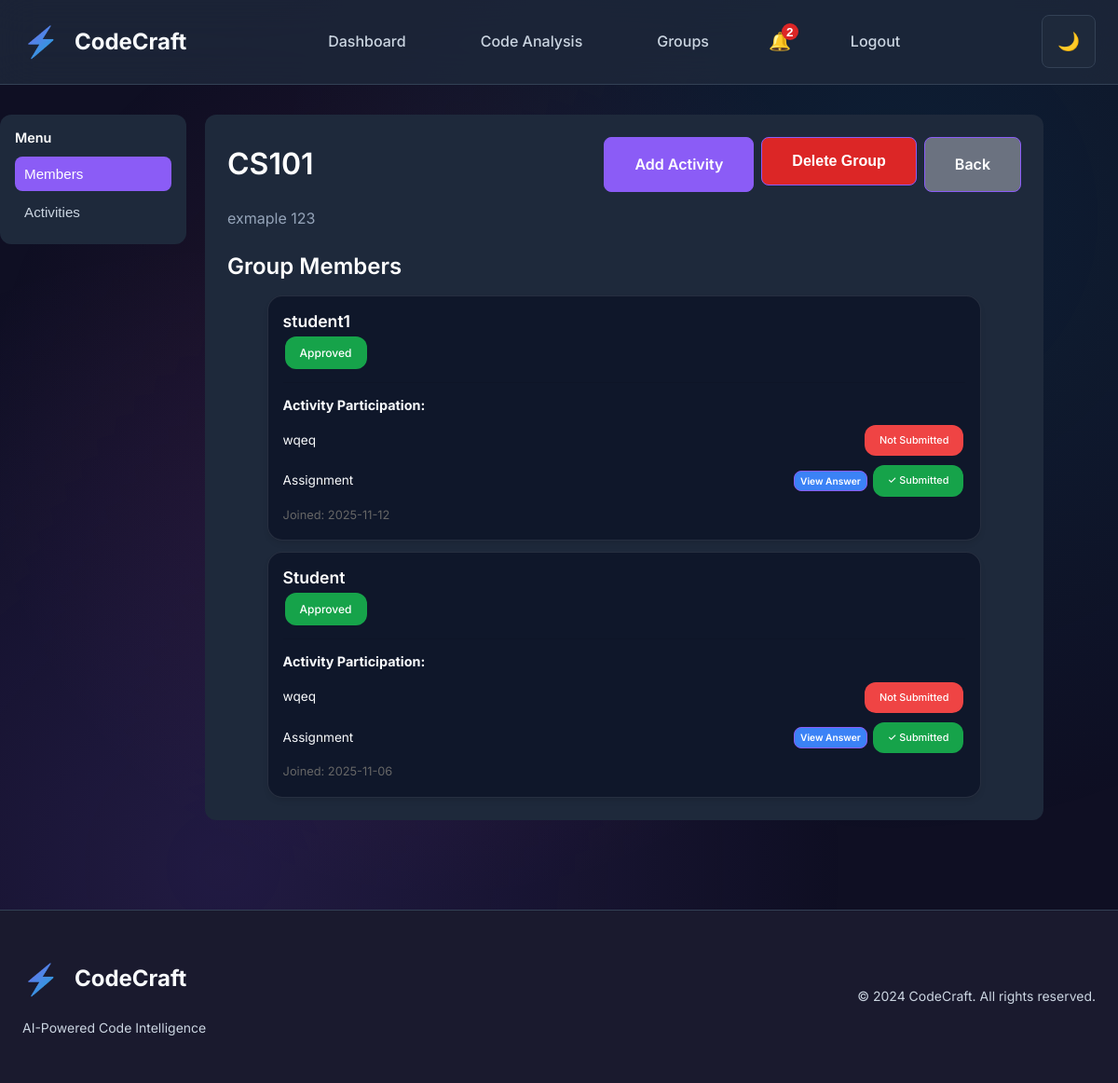
The app's page /teacher/group/5 (signed in) with its own data.
### tables this page shows
CREATE TABLE groups (
                id INTEGER PRIMARY KEY AUTOINCREMENT,
                name TEXT NOT NULL,
                description TEXT,
                teacher_id INTEGER NOT NULL,
                created_at TEXT NOT NULL,
                is_active INTEGER NOT NULL DEFAULT 1,
                FOREIGN KEY(teacher_id) REFERENCES users(id)
            );

CREATE TABLE group_members (
                id INTEGER PRIMARY KEY AUTOINCREMENT,
                group_id INTEGER NOT NULL,
                user_id INTEGER NOT NULL,
                joined_at TEXT NOT NULL,
                status TEXT NOT NULL DEFAULT 'pending',
                FOREIGN KEY(group_id) REFERENCES groups(id),
                FOREIGN KEY(user_id) REFERENCES users(id),
                UNIQUE(group_id, user_id)
            );

CREATE TABLE users (
                id INTEGER PRIMARY KEY AUTOINCREMENT,
                username TEXT UNIQUE NOT NULL,
                password_hash TEXT NOT NULL,
                created_at TEXT NOT NULL,
                is_admin INTEGER NOT NULL DEFAULT 0,
                is_approved INTEGER NOT NULL DEFAULT 0,
                reset_requested INTEGER NOT NULL DEFAULT 0,
                role TEXT NOT NULL DEFAULT 'student'
            , verification_token TEXT, google_id TEXT, avatar TEXT, verification_code_expires TEXT);

CREATE TABLE activities (
                id INTEGER PRIMARY KEY AUTOINCREMENT,
                group_id INTEGER NOT NULL,
                teacher_id INTEGER NOT NULL,
                title TEXT NOT NULL,
                description TEXT,
                content TEXT NOT NULL,
                activity_type TEXT NOT NULL DEFAULT 'text',
                created_at TEXT NOT NULL,
                due_date TEXT,
                is_active INTEGER NOT NULL DEFAULT 1,
                FOREIGN KEY(group_id) REFERENCES groups(id),
                FOREIGN KEY(teacher_id) REFERENCES users(id)
            );

CREATE TABLE activity_submissions (
                id INTEGER PRIMARY KEY AUTOINCREMENT,
                activity_id INTEGER NOT NULL,
                student_id INTEGER NOT NULL,
                content TEXT,
                file_id INTEGER,
                submitted_at TEXT NOT NULL,
                grade REAL,
                feedback TEXT,
                status TEXT NOT NULL DEFAULT 'submitted', ai_label TEXT, ai_score REAL, ai_explanation TEXT,
                FOREIGN KEY(activity_id) REFERENCES activities(id),
                FOREIGN KEY(student_id) REFERENCES users(id),
                FOREIGN KEY(file_id) REFERENCES uploaded_files(id),
                UNIQUE(activity_id, student_id)
            );

### app.py (the view)
@app.route('/teacher/group/<int:group_id>')
def view_group(group_id):
    if not g.user:
        flash('Please log in to continue.', 'warning')
        return redirect(url_for('login'))
    group = get_group_by_id(app.config['DATABASE'], group_id)
    if not group:
        flash('Group not found.', 'error')
        return redirect(url_for('dashboard'))
    user_role = g.user.get('role', 'student')
    is_admin = g.user.get('is_admin') or user_role == 'admin'
    is_teacher = user_role == 'teacher'
    is_group_teacher = group['teacher_id'] == g.user['id']
    if not (is_admin or (is_teacher and is_group_teacher)):
        flash('Access denied.', 'error')
        return redirect(url_for('dashboard'))
    members = get_group_members(app.config['DATABASE'], group_id)
    activities = get_group_activities(app.config['DATABASE'], group_id)
    member_participation = {}
    for member in members:
        if member['status'] == 'approved':
            member_participation[member['user_id']] = get_student_activity_participation(
                app.config['DATABASE'], group_id, member['user_id']
            )
    return render_template('view_group.html', group=group, members=members, activities=activities, member_participation=member_participation)

### app.py (called while the page is built)
@app.before_request
def load_logged_in_user():
    g.user = None
    if 'user_id' in session:
        g.user = get_user_by_username(app.config['DATABASE'], session['user_id'])

### models.py (called while the page is built)
def _connect(db_path: str) -> sqlite3.Connection:
    conn = sqlite3.connect(db_path)
    conn.row_factory = sqlite3.Row
    return conn

def get_user_by_username(db_path: str, username: str) -> Optional[Dict[str, Any]]:
    conn = _connect(db_path)
    try:
        cur = conn.execute("SELECT * FROM users WHERE username = ?", (username,))
        row = cur.fetchone()
        return dict(row) if row else None
    finally:
        conn.close()

def get_group_by_id(db_path: str, group_id: int) -> Optional[Dict[str, Any]]:
    conn = _connect(db_path)
    try:
        cur = conn.execute("SELECT * FROM groups WHERE id = ?", (group_id,))
        row = cur.fetchone()
        return dict(row) if row else None
    finally:
        conn.close()

def get_group_members(db_path: str, group_id: int) -> List[Dict[str, Any]]:
    conn = _connect(db_path)
    try:
        cur = conn.execute(
            """
            SELECT gm.*, u.username, u.role, u.is_approved
            FROM group_members gm
            JOIN users u ON gm.user_id = u.id
            WHERE gm.group_id = ?
            ORDER BY gm.joined_at DESC
            """,
            (group_id,)
        )
        rows = cur.fetchall()
        return [dict(row) for row in rows]
    finally:
        conn.close()

def get_group_activities(db_path: str, group_id: int) -> List[Dict[str, Any]]:
    conn = _connect(db_path)
    try:
        cur = conn.execute(
            "SELECT * FROM activities WHERE group_id = ? ORDER BY created_at DESC",
            (group_id,)
        )
        rows = cur.fetchall()
        return [dict(row) for row in rows]
    finally:
        conn.close()

### templates/view_group.html (shortened to what this page needs)
{% extends 'base.html' %}
{% block content %}
<div style="display: flex; gap: 20px; max-width: 1400px; margin: 0 auto;">
	<div style="width: 200px; flex-shrink: 0;">
		<div class="sidebar-dark" style="background: #1e293b; border-radius: 12px; padding: 16px; position: sticky; top: 100px;">
			<h3 style="margin: 0 0 12px 0; color: #fff; font-size: 0.9em; font-weight: 600;">Menu</h3>
			<div style="display: flex; flex-direction: column; gap: 4px;">
				<button class="tab-button active" data-tab="members" style="width: 100%; padding: 10px; text-align: left; border: none; background: #8b5cf6; color: white; border-radius: 8px; cursor: pointer; font-weight: 500; font-size: 0.95em;">
					Members
				</button>
				<button class="tab-button" data-tab="activities" style="width: 100%; padding: 10px; text-align: left; border: none; background: transparent; color: #cbd5e1; cursor: pointer; font-weight: 400; font-size: 0.95em;">
					Activities
				</button>
			</div>
		</div>
	</div>
	<div class="main-content-dark" style="flex: 1; background: #1e293b; border-radius: 12px; padding: 24px; max-width: 900px;">
		<div style="display:flex; justify-content: space-between; align-items: center; margin-bottom: 16px;">
			<h2 style="margin:0; color: white;">{{ group.name }}</h2>
			<div style="display:flex; gap: 8px;">
				{% if g.user.role == 'teacher' or g.user.get('role') == 'teacher' %}
					{% if group.teacher_id == g.user.id %}
					<a href="{{ url_for('create_activity_route', group_id=group.id) }}" class="button">Add Activity</a>
					<form method="POST" action="{{ url_for('delete_group_route', group_id=group.id) }}" style="display: inline;" onsubmit="return confirm('Are you sure you want to delete this group? This will permanently delete all activities, submissions, and members. This action cannot be undone.');">
						<button type="submit" class="button" style="background: #dc2626; color: white;">Delete Group</button>
					</form>
					{% endif %}
					<a href="{{ url_for('teacher_dashboard') }}" class="button" style="background: #6b7280;">Back</a>
				{% endif %}
			</div>
		</div>
		{% if group.description %}
		<p class="muted" style="margin-top: 0; color: #94a3b8;">{{ group.description }}</p>
		{% endif %}
		<div style="flex: 1;">
			<div id="members-tab" class="tab-content active">
				<h3 style="margin-bottom: 16px; color: white;">Group Members</h3>
				{% if members %}
				<div style="display: grid; gap: 12px;">
					{% for member in members %}
					<div class="card-dark card" style="padding: 16px; border: 1px solid rgba(255,255,255,0.1); background: #0f172a;">
						<div style="display: flex; justify-content: space-between; align-items: start; margin-bottom: 12px;">
							<div>
								<h4 style="margin: 0; font-size: 1.1em; color: white;">{{ member.username }}</h4>
								<div style="margin-top: 4px;">
									{% if member.status == 'approved' %}
									<span class="badge" style="background:#16a34a; color:white;">Approved</span>
									{% else %}
									<span class="badge" style="background:#f59e0b; color:white;">Pending</span>
									{% endif %}
								</div>
							</div>
						</div>
						{% if member.status == 'approved' and member.user_id in member_participation %}
							{% set participation = member_participation[member.user_id] %}
							{% if participation %}
							<div style="margin-top: 12px; padding-top: 12px; border-top: 1px solid rgba(0,0,0,0.08);">
								<strong style="font-size: 0.9em; display: block; margin-bottom: 8px;">Activity Participation:</strong>
								<div style="display: grid; gap: 6px;">
									{% for activity in participation %}
									<div style="display: flex; justify-content: space-between; align-items: center; font-size: 0.85em;">
										<span>{{ activity.title }}</span>
										<div style="display: flex; gap: 4px; align-items: center;">
											{% if activity.has_submitted %}
												<a href="{{ url_for('view_student_submission', student_id=member.user_id, activity_id=activity.id) }}" class="button" style="font-size: 0.75em; padding: 2px 6px; background: #3b82f6;">View Answer</a>
												<span class="badge" style="background: #16a34a; color: white; font-size: 0.8em;">✓ Submitted</span>
											{% else %}
												<span class="badge" style="background: #ef4444; color: white; font-size: 0.8em;">Not Submitted</span>
											{% endif %}
										</div>
									</div>
									{% endfor %}
								</div>
							</div>
							{% endif %}
						{% endif %}
						<div style="margin-top: 8px; font-size: 0.8em; color: #666;">
							Joined: {{ member.joined_at[:10] }}
						</div>
					</div>
					{% endfor %}
				</div>
				{% else %}
				<div style="text-align: center; padding: 20px; color: #666;">
					<p>No members yet. Students can join using the group ID: <strong>{{ group.id }}</strong></p>
				</div>
				{% endif %}
			</div>
		</div>
	</div>
</div>
{% endblock %}

### static/style.css (style rules this page uses)
* { margin: 0; padding: 0; box-sizing: border-box; }
:root { --primary-purple: #8b5cf6; --primary-dark: #7c3aed; --primary-light: #a78bfa; --accent-purple: #c084fc; --accent-blue: #06b6d4; --accent-pink: #ec4899; --bg-primary: #0f0f23; --bg-secondary: #1a1a2e; --bg-tertiary: #16213e; --bg-surface: #1e293b; --bg-surface-hover: #334155; --text-primary: #f8fafc; --text-secondary: #cbd5e1; --text-muted: #94a3b8; --text-on-accent: #ffffff; --border-color: #334155; --border-light: #475569; --success: #10b981; --warning: #f59e0b; --error: #ef4444; --info: #3b82f6; --shadow-sm: 0 1px 2px 0 rgba(0, 0, 0, 0.05); --shadow-md: 0 4px 6px -1px rgba(0, 0, 0, 0.1); --shadow-lg: 0 10px 15px -3px rgba(0, 0, 0, 0.1); --shadow-xl: 0 20px 25px -5px rgba(0, 0, 0, 0.1); --shadow-purple: 0 0 20px rgba(139, 92, 246, 0.3); --spacing-xs: 0.5rem; --spacing-sm: 1rem; --spacing-md: 1.5rem; --spacing-lg: 2rem; --spacing-xl: 3rem; --spacing-2xl: 4rem; --radius-sm: 0.375rem; --radius-md: 0.5rem; --radius-lg: 0.75rem; --radius-xl: 1rem; --radius-2xl: 1.5rem; }
body { font-family: 'Inter', -apple-system, BlinkMacSystemFont, 'Segoe UI', Roboto, sans-serif; background: var(--bg-primary); color: var(--text-primary); line-height: 1.6; overflow-x: hidden; }
h1, h2, h3, h4, h5, h6 { font-weight: 600; line-height: 1.2; margin-bottom: var(--spacing-md); }
h2 { font-size: 2rem; max-width: 90%; margin: 0 auto; text-align: center; }
h3 { font-size: 1.5rem; }
h4 { font-size: 1.25rem; }
p { margin-bottom: var(--spacing-md); color: var(--text-secondary); }
.button { display: inline-flex; align-items: center; justify-content: center; padding: var(--spacing-sm) var(--spacing-lg); border: none; border-radius: var(--radius-md); font-weight: 600; text-decoration: none; cursor: pointer; transition: all 0.2s ease; font-size: 1rem; gap: var(--spacing-sm); background: var(--primary-purple); color: white; border: 1px solid var(--primary-purple); }
.card { background: var(--bg-surface); border: 1px solid var(--border-color); border-radius: var(--radius-xl); padding: var(--spacing-xl); box-shadow: var(--shadow-md); width: 850px; max-width: 90%; margin: 0 auto; }
.badge { display: inline-block; padding: 4px 8px; border-radius: var(--radius-sm); font-size: 0.75rem; font-weight: 500; white-space: nowrap; flex-shrink: 0; margin: 2px; }
.badge { background: var(--primary-purple); color: white; padding: var(--spacing-xs) var(--spacing-sm); border-radius: var(--radius-lg); font-size: 0.75rem; font-weight: 500; }
.muted { color: var(--text-muted); }

### templates/view_group.html (style rules this page uses)
.tab-button { transition: all 0.2s; }
.tab-button.active { background: #8b5cf6 !important; color: white !important; font-weight: 500; }
.tab-button:not(.active) { background: transparent !important; color: #cbd5e1 !important; font-weight: 400; }
.tab-content { display: none; }
.tab-content.active { display: block; }

### records on screen
groups: name "CS101", description "exmaple 123"
group_members: username "student1", status "Approved", joined_at "2025-11-12"
activities: title "wqeq", shows "Not Submitted"
activity_submissions: title "Assignment"
group_members: username "Student", status "Approved", joined_at "2025-11-06"
activity_submissions: title "Assignment"
